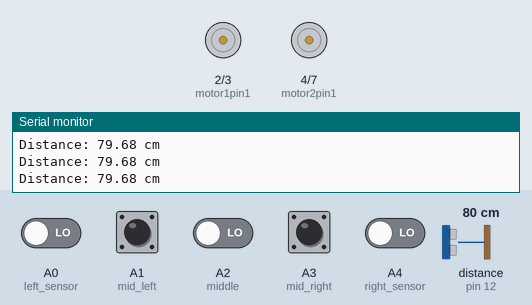
A sketch run on a simulated Arduino Uno, built with avr-gcc and run on an emulated ATmega328P. Parts: motor-driver pin pairs drawn as motors (green arrow = first pin HIGH = forward, orange = second pin HIGH = backward, longer = more drive, scaled by the enable pin), the last lines printed to the serial monitor. Wiring (inferred from the names in the program): ultrasonic range finder: trigger pin 13; echo pin 12. Inputs (shaded band) come from the test bench; at power-on: A1 (mid_left) HIGH, A0 (left_sensor), A2 (middle), A3 (mid_right), A4 (right_sensor) LOW, distance to the obstacle (sensor on pin 12) 80 cm. The echo pulse lasts 58.3 µs per cm.

Above: at 1.2 s.
1.3 s: A0 (left_sensor) driven HIGH
At 2.2 s:
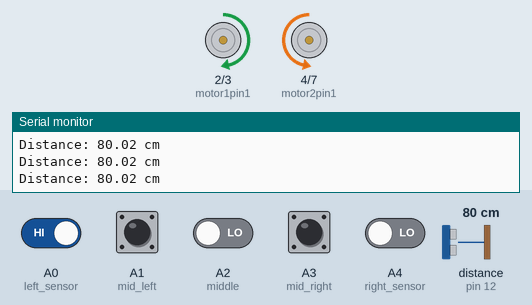
2.9 s: A4 (right_sensor) driven HIGH
At 3.14 s:
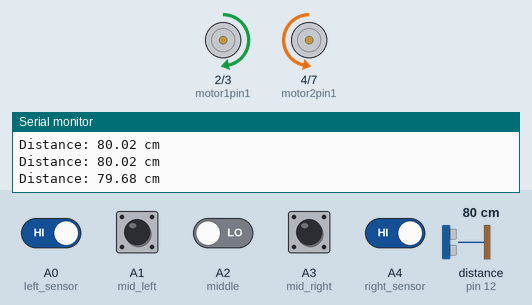
5.9 s: A3 (mid_right) pulled HIGH for 0.15 s
8.9 s: distance to the obstacle (sensor on pin 12) set to 35 cm
11.9 s: A0 (left_sensor) driven LOW
At 12.5 s:
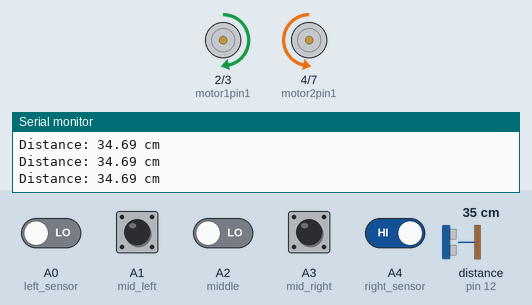
14.9 s: A3 (mid_right) pulled HIGH for 1 s
At 15.8 s:
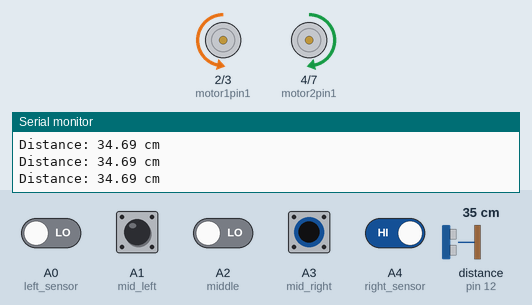
Timing chart, 0 to 17.9 s (numbered marks = the images above; inputs shaded):
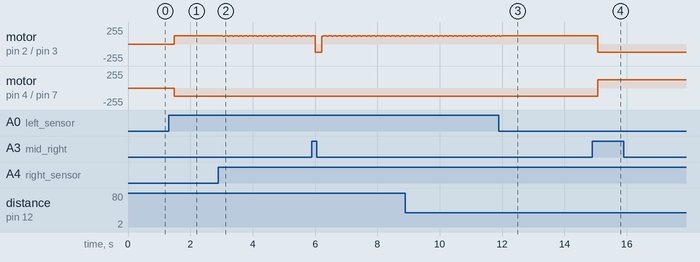

Measured:
- after the input at 1.3 s, motor on pin 2 (motor1pin1) / pin 3 (motor1pin2): stopped → forward 125/255 after 0.18 s; motor on pin 4 (motor2pin1) / pin 7 (motor2pin2): stopped → backward 125/255 after 0.18 s
- after the input at 2.9 s, motor on pin 2 (motor1pin1) / pin 3 (motor1pin2): alternates forward 125/255 for 0.11 s and forward 120/255 for 0.05 s, starting after 0.15 s; motor on pin 4 (motor2pin1) / pin 7 (motor2pin2): alternates backward 125/255 for 0.11 s and backward 120/255 for 0.05 s, starting after 0.15 s
- after the input at 11.9 s, motor on pin 2 (motor1pin1) / pin 3 (motor1pin2): goes on until 12.0 s, then stays forward 125/255; motor on pin 4 (motor2pin1) / pin 7 (motor2pin2): goes on until 12.0 s, then stays backward 125/255
- after the input at 14.9 s, motor on pin 2 (motor1pin1) / pin 3 (motor1pin2): forward 125/255 → backward 125/255 after 0.17 s; motor on pin 4 (motor2pin1) / pin 7 (motor2pin2): backward 125/255 → forward 125/255 after 0.17 s

The sketch:

ArduinoCarRobot_12-16-2024.ino
```cpp
#include <Servo.h>

#define Ech 12
#define Trig 13

// Motor control pins
int motor1pin1 = 2;
int motor1pin2 = 3;

int motor2pin1 = 4;
int motor2pin2 = 7;

// Speed control pins
int SpeedA = 5;
int SpeedB = 6;

// Sensor pins (analog)
const int left_sensor = A0;
const int right_sensor = A4;
const int mid_left = A1;
const int mid_right = A3;
const int middle = A2;

float duration, distance;

// Turning functions with speed set to 140
void RR() {
  analogWrite(SpeedA, 125);
  analogWrite(SpeedB, 125);
  digitalWrite(motor1pin1, LOW);
  digitalWrite(motor1pin2, HIGH);
  digitalWrite(motor2pin1, HIGH);
  digitalWrite(motor2pin2, LOW);
  delay(50);
}

void RSR() {
  analogWrite(SpeedA, 120);
  analogWrite(SpeedB, 120);
  digitalWrite(motor1pin1, LOW);
  digitalWrite(motor1pin2, HIGH);
  digitalWrite(motor2pin1, HIGH);
  digitalWrite(motor2pin2, LOW);
  delay(50);
}

void RL() {
  analogWrite(SpeedB, 125);
  analogWrite(SpeedA, 125);
  digitalWrite(motor1pin1, HIGH);
  digitalWrite(motor1pin2, LOW);
  digitalWrite(motor2pin1, LOW);
  digitalWrite(motor2pin2, HIGH);
  delay(50);
}

void RSL() {
  analogWrite(SpeedB, 120);
  analogWrite(SpeedA, 120);
  digitalWrite(motor1pin1, HIGH);
  digitalWrite(motor1pin2, LOW);
  digitalWrite(motor2pin1, LOW);
  digitalWrite(motor2pin2, HIGH);
  delay(50);
}


void setup() {

  pinMode(Trig, OUTPUT);
  pinMode(Ech, INPUT);

  Serial.begin(9600);

  pinMode(motor1pin1, OUTPUT);
  pinMode(motor1pin2, OUTPUT);
  pinMode(motor2pin1, OUTPUT);
  pinMode(motor2pin2, OUTPUT);

  pinMode(left_sensor, INPUT);
  pinMode(right_sensor, INPUT);
  pinMode(mid_left, INPUT);
  pinMode(mid_right, INPUT);
  pinMode(middle, INPUT);

  pinMode(SpeedA, OUTPUT);
  pinMode(SpeedB, OUTPUT);

  analogWrite(SpeedA, 120);  // Forward speed set to 135
  analogWrite(SpeedB, 120);  // Forward speed set to 135
}

void loop() {

  analogWrite(SpeedA, 125);
  analogWrite(SpeedB, 125);

  int L = digitalRead(left_sensor);
  int R = digitalRead(right_sensor);
  int lm = digitalRead(mid_left);
  int rm = digitalRead(mid_right);
  int M = digitalRead(middle);

  digitalWrite(Trig, LOW);
  delayMicroseconds(2);
  digitalWrite(Trig, HIGH);
  delayMicroseconds(10);
  digitalWrite(Trig, LOW);

  duration = pulseIn(Ech, HIGH);
  distance = (duration * 0.0343) / 2;
  Serial.print("Distance: ");
  Serial.print(distance);
  Serial.println(" cm");
  delay(100);

  if(distance >= 11){
  if ((L == 1) && (R == 1) && (lm == 1) && (rm == 1)) {
    digitalWrite(motor1pin1, LOW);
    digitalWrite(motor1pin2, HIGH);
    digitalWrite(motor2pin1, LOW);
    digitalWrite(motor2pin2, HIGH);
  }
  else if ((lm == 0) && (rm == 0) && (L == 0) && (R == 0)) {
    digitalWrite(motor1pin1, LOW);
    digitalWrite(motor1pin2, LOW);
    digitalWrite(motor2pin1, LOW);
    digitalWrite(motor2pin2, LOW);
  }
  else if ((lm == 0) && (L == 1) && (rm == 1) && (R == 1)) {
    RSR(); //
  }
  else if ((lm == 1) && (L == 1) && (rm == 0) && (R == 1)) {
    RSL(); //
  }
  else if (((lm == 1) || (L == 0)) && (rm == 1) && (R == 1)) {
    RR();
     delay(40);//
  }
  else if ((lm == 1) && (L == 1) && ((rm == 1) || (R == 0))) {
    RL();
    delay(40); //
  }
  }
}
```
